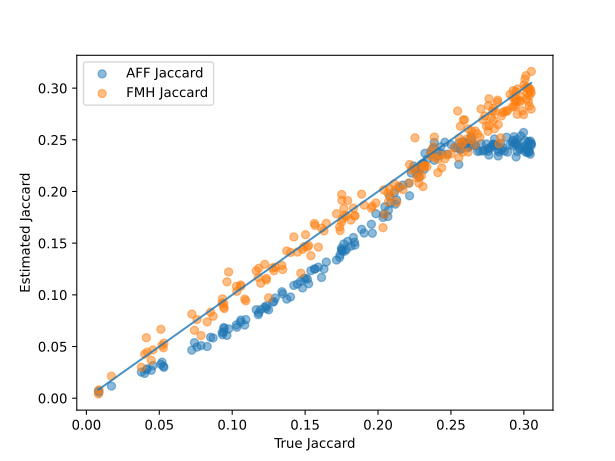

The script that saved this image:
from matplotlib import pyplot as plt
import pandas as pd

# Read the data from the CSV file
data = pd.read_csv('accuracyTestOutput', sep='\t', header=None)
data.columns = ['size_a', 'size_b', 'jaccard_true', 'jaccard_aff', 'jaccard_fmh']

# plot jaccards against true
plt.scatter(data['jaccard_true'], data['jaccard_aff'], label='AFF Jaccard', alpha=0.5)
plt.scatter(data['jaccard_true'], data['jaccard_fmh'], label='FMH Jaccard', alpha=0.5)
plt.xlabel('True Jaccard')
plt.ylabel('Estimated Jaccard')

# plot the true line
plt.plot(data['jaccard_true'], data['jaccard_true'], alpha=0.8)

plt.legend()

plt.savefig('plotAccuracyTestOutput.svg')